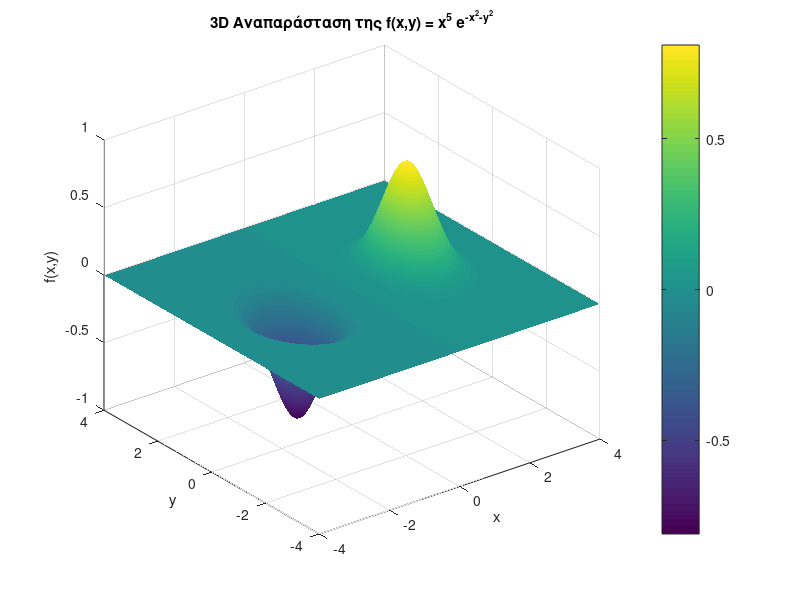

This chart was generated by the following MATLAB code:
clc; 
clear;

x = linspace(-4, 4, 1000);
y = linspace(-4, 4, 1000);
[X, Y] = meshgrid(x, y);
func  = X.^5.*exp(-X.^2-Y.^2);

figure;
surf(X, Y, func);
shading interp;
colormap('viridis'); 
colorbar;
title('3D Αναπαράσταση της f(x,y) = x^5 e^{-x^2-y^2}');
xlabel('x');
ylabel('y');
zlabel('f(x,y)');
